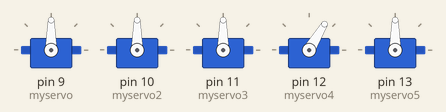
This sketch was run on a simulated Arduino Uno, built with avr-gcc and run on an emulated ATmega328P. On the bench: 5 × servo.

Above: at 0.05 s.
At 3.0 s:
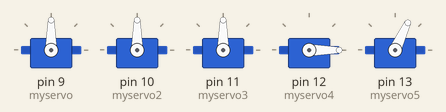
At 5.95 s:
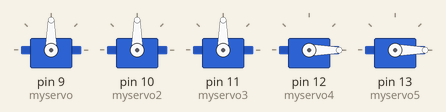
At 11.9 s:
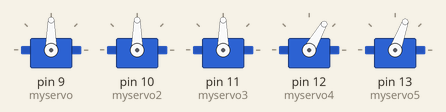
Timing chart, 0 to 15.5 s (numbered marks = the images above):
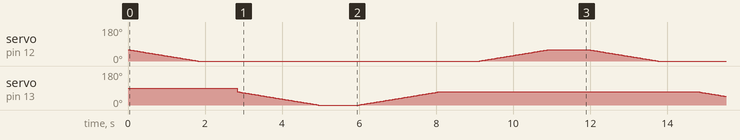

The sketch:

bad_motor_test.ino
```cpp
#include <Servo.h>

Servo myservo;
Servo myservo2;
Servo myservo3;
Servo myservo4;
Servo myservo5;

int pos = 0;
int pos2 = 30;
int pos3 = 45;
int pos4 = 0;
int pos5 = 0;

void setup() {
  // put your setup code here, to run once:
myservo.attach(9);
myservo2.attach(10);
myservo3.attach(11);
myservo4.attach(12);
myservo5.attach(13);
}

void loop() {
  // put your main code here, to run repeatedly:

  //Servo 4
  for(pos4 = 60; pos4 >= 0; pos4 -= 1) {
    myservo4.write(pos4);
    delay(30);
  }

  delay(1000);

  //Servo 5
  for(pos5 = 70; pos5 >= 0; pos5 -= 1) {
    myservo5.write(pos5);
    delay(30);
  }

  delay(1000);

  //Servo 5
  for(pos5 = 0; pos5 <= 70; pos5 += 1) {
    myservo5.write(pos5);
    delay(30);
  }

  delay(1000);

  //Servo 4
  for(pos4 = 0; pos4 <= 60; pos4 += 1) {
    myservo4.write(pos4);
    delay(30);
  }

  delay(1000);

}
```
